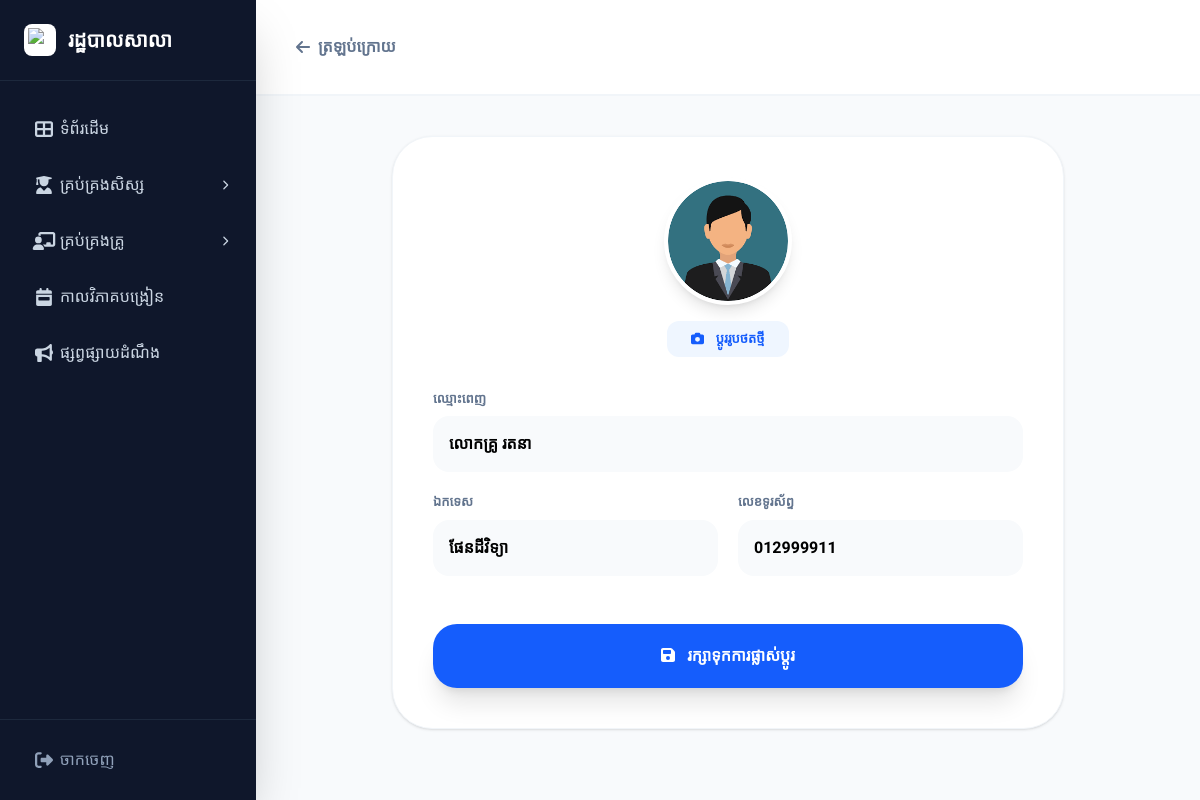
/views/staff/edit_teacher.php?id=7 (signed in), run on the app's committed database.
### tables this page shows
CREATE TABLE `teachers` (
  `teacher_id` varchar(50) NOT NULL,
  `user_id` int(11) DEFAULT NULL,
  `full_name` varchar(255) DEFAULT NULL,
  `subjects` varchar(255) DEFAULT NULL,
  `phone` varchar(20) DEFAULT NULL,
  `profile_image` varchar(255) DEFAULT 'default_user.png'
);

CREATE TABLE `users` (
  `id` int(11) NOT NULL,
  `username` varchar(50) NOT NULL,
  `password` varchar(255) NOT NULL,
  `full_name` varchar(100) NOT NULL,
  `email` varchar(255) NOT NULL,
  `role` varchar(20) NOT NULL DEFAULT 'student',
  `created_at` timestamp NOT NULL DEFAULT CURRENT_TIMESTAMP
);

### views/staff/edit_teacher.php (the view, shortened to what this page needs)
<?php
require_once '../../config/db.php';
include '../../includes/header.php';
$t_id = isset($_GET['id']) ? mysqli_real_escape_string($conn, $_GET['id']) : '';
$query = "SELECT t.*, u.full_name, u.id as u_id FROM teachers t
          JOIN users u ON t.user_id = u.id
          WHERE t.teacher_id = '$t_id'";
$result = mysqli_query($conn, $query);
$row = mysqli_fetch_assoc($result);
?>
<div class="flex h-screen w-full bg-[#f8fafc] overflow-hidden font-['Kantumruy_Pro']">
    <?php include '../../includes/sidebar_staff.php'; ?>
    <div class="flex-1 flex flex-col min-w-0 h-full overflow-hidden">
        <header class="bg-white border-b-2 border-slate-100 h-24 flex items-center justify-between px-10 shrink-0">
            <a href="teachers_list.php" class="text-slate-500 hover:text-blue-600 font-bold transition flex items-center gap-2">
                <i class="fas fa-arrow-left"></i> ត្រឡប់ក្រោយ
            </a>
        </header>
        <main class="flex-1 overflow-y-auto p-10 custom-scrollbar">
            <div class="max-w-2xl mx-auto">
                <div class="bg-white rounded-[2.5rem] shadow-sm border border-slate-100 p-10">
                    <form action="../../actions/teachers/update.php" method="POST" enctype="multipart/form-data" class="space-y-6">
                        <div class="flex flex-col items-center mb-8">
                            <div id="preview" class="w-32 h-32 rounded-[50%] border-4 border-white shadow-lg overflow-hidden mb-4 bg-slate-100 flex items-center justify-center">
                                <?php if(!empty($row['profile_image'])): ?>
                                    <img src="../../assets/uploads/teachers/<?= $row['profile_image'] ?>" class="w-full h-full object-cover">
                                <?php else: ?>
                                    <i class="fas fa-user-tie text-4xl text-slate-300"></i>
                                <?php endif; ?>
                            </div>
                            <label class="cursor-pointer bg-blue-50 text-blue-600 px-6 py-2 rounded-xl font-black text-[13px] uppercase hover:bg-blue-100 transition">
                                <i class="fas fa-camera mr-2"></i> ប្តូររូបថតថ្មី
                            </label>
                        </div>
                        <div class="space-y-5">
                            <div>
                                <label class="block text-[13px] font-black text-slate-500 mb-2 uppercase ">ឈ្មោះពេញ </label>
                                <input type="text" name="full_name" value="<?= $row['full_name']; ?>" required
                                       class="w-full p-4 bg-slate-50 border-none rounded-2xl font-bold focus:ring-2 focus:ring-blue-500 transition">
                            </div>
                            <div class="grid grid-cols-2 gap-5">
                                <div>
                                    <label class="block text-[13px] font-black text-slate-500 mb-2 uppercase ">ឯកទេស </label>
                                    <input type="text" name="subjects" value="<?= $row['subjects']; ?>" required
                                           class="w-full p-4 bg-slate-50 border-none rounded-2xl font-bold focus:ring-2 focus:ring-blue-500 transition">
                                </div>
                                <div>
                                    <label class="block text-[13px] font-black text-slate-500 mb-2 uppercase ">លេខទូរស័ព្ទ</label>
                                    <input type="text" name="phone" value="<?= $row['phone']; ?>" required
                                           class="w-full p-4 bg-slate-50 border-none rounded-2xl font-bold focus:ring-2 focus:ring-blue-500 transition">
                                </div>
                            </div>
                        </div>
                        <div class="pt-6">
                            <button type="submit" class="w-full py-5 bg-blue-600 text-white rounded-[1.5rem] font-black uppercase  hover:bg-blue-700 shadow-xl transition-all active:scale-95 cursor-pointer">
                                <i class="fas fa-save mr-2"></i> រក្សាទុកការផ្លាស់ប្តូរ
                            </button>
                        </div>
                    </form>
                </div>
            </div>
        </main>
    </div>
</div>
<?php include '../../includes/footer.php'; ?>

### includes/header.php (style rules this page uses)
body { font-family: 'Hanuman', serif; font-size: 16px; }

### data on the page
teachers: profile_image (picture), full_name "លោកគ្រូ រតនា", subjects "ផែនដីវិទ្យា", phone "012999911"
